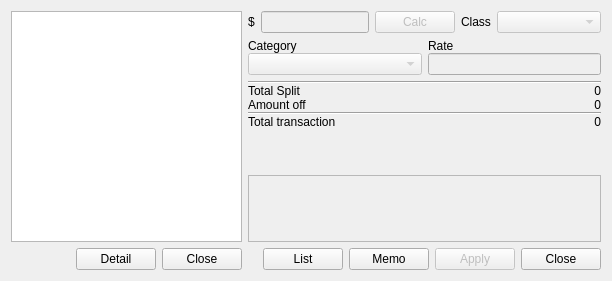
<?xml version="1.0" encoding="UTF-8"?>
<ui version="4.0">
 <class>CSplitTrans</class>
 <widget class="QWidget" name="CSplitTrans">
  <property name="geometry">
   <rect>
    <x>0</x>
    <y>0</y>
    <width>612</width>
    <height>281</height>
   </rect>
  </property>
  <property name="windowTitle">
   <string>Form</string>
  </property>
  <layout class="QHBoxLayout" name="horizontalLayout_5">
   <item>
    <widget class="QWidget" name="pWidgetList" native="true">
     <layout class="QVBoxLayout" name="verticalLayout_4">
      <property name="margin">
       <number>0</number>
      </property>
      <item>
       <widget class="QTableView" name="pTableView">
        <property name="frameShadow">
         <enum>QFrame::Raised</enum>
        </property>
       </widget>
      </item>
      <item>
       <layout class="QHBoxLayout" name="horizontalLayout_4">
        <item>
         <spacer name="horizontalSpacer_2">
          <property name="orientation">
           <enum>Qt::Horizontal</enum>
          </property>
          <property name="sizeHint" stdset="0">
           <size>
            <width>40</width>
            <height>20</height>
           </size>
          </property>
         </spacer>
        </item>
        <item>
         <widget class="QPushButton" name="pPBDetail">
          <property name="text">
           <string>Detail</string>
          </property>
         </widget>
        </item>
        <item>
         <widget class="QPushButton" name="pPBCloseL">
          <property name="text">
           <string>Close</string>
          </property>
         </widget>
        </item>
       </layout>
      </item>
     </layout>
    </widget>
   </item>
   <item>
    <widget class="QWidget" name="pWidgetEdit" native="true">
     <layout class="QVBoxLayout" name="verticalLayout_2">
      <property name="margin">
       <number>0</number>
      </property>
      <item>
       <widget class="QWidget" name="pWidgetControls" native="true">
        <layout class="QVBoxLayout" name="verticalLayout">
         <property name="margin">
          <number>0</number>
         </property>
         <item>
          <layout class="QHBoxLayout" name="horizontalLayout_2">
           <item>
            <widget class="QLabel" name="pLSymbol">
             <property name="text">
              <string>$</string>
             </property>
            </widget>
           </item>
           <item>
            <layout class="QHBoxLayout" name="horizontalLayout">
             <property name="spacing">
              <number>0</number>
             </property>
             <item>
              <widget class="CSignSymbol" name="pSignSymbol" native="true">
               <property name="enabled">
                <bool>false</bool>
               </property>
               <property name="sizePolicy">
                <sizepolicy hsizetype="Fixed" vsizetype="Fixed">
                 <horstretch>0</horstretch>
                 <verstretch>0</verstretch>
                </sizepolicy>
               </property>
              </widget>
             </item>
             <item>
              <widget class="QLineEdit" name="pLEAmount">
               <property name="enabled">
                <bool>false</bool>
               </property>
              </widget>
             </item>
            </layout>
           </item>
           <item>
            <widget class="QPushButton" name="pPBCalc">
             <property name="enabled">
              <bool>false</bool>
             </property>
             <property name="text">
              <string>Calc</string>
             </property>
            </widget>
           </item>
           <item>
            <widget class="QLabel" name="label_6">
             <property name="text">
              <string>Class</string>
             </property>
            </widget>
           </item>
           <item>
            <widget class="QComboBox" name="pCBClass">
             <property name="enabled">
              <bool>false</bool>
             </property>
             <property name="sizePolicy">
              <sizepolicy hsizetype="Expanding" vsizetype="Fixed">
               <horstretch>0</horstretch>
               <verstretch>0</verstretch>
              </sizepolicy>
             </property>
            </widget>
           </item>
          </layout>
         </item>
         <item>
          <layout class="QGridLayout" name="gridLayout_2">
           <property name="verticalSpacing">
            <number>0</number>
           </property>
           <item row="0" column="0">
            <widget class="QLabel" name="label_5">
             <property name="text">
              <string>Category</string>
             </property>
            </widget>
           </item>
           <item row="0" column="1">
            <widget class="QLabel" name="label_4">
             <property name="text">
              <string>Rate</string>
             </property>
            </widget>
           </item>
           <item row="1" column="0">
            <widget class="QComboBox" name="pCBCategory">
             <property name="enabled">
              <bool>false</bool>
             </property>
             <property name="sizePolicy">
              <sizepolicy hsizetype="Expanding" vsizetype="Fixed">
               <horstretch>0</horstretch>
               <verstretch>0</verstretch>
              </sizepolicy>
             </property>
            </widget>
           </item>
           <item row="1" column="1">
            <widget class="QLineEdit" name="pLERate">
             <property name="enabled">
              <bool>false</bool>
             </property>
            </widget>
           </item>
          </layout>
         </item>
         <item>
          <layout class="QGridLayout" name="gridLayout">
           <property name="verticalSpacing">
            <number>0</number>
           </property>
           <item row="0" column="0" colspan="2">
            <widget class="Line" name="line_2">
             <property name="orientation">
              <enum>Qt::Horizontal</enum>
             </property>
            </widget>
           </item>
           <item row="1" column="0">
            <widget class="QLabel" name="label">
             <property name="text">
              <string>Total Split</string>
             </property>
            </widget>
           </item>
           <item row="1" column="1">
            <widget class="QLabel" name="pLTotalSplit">
             <property name="text">
              <string>0</string>
             </property>
             <property name="alignment">
              <set>Qt::AlignRight|Qt::AlignTrailing|Qt::AlignVCenter</set>
             </property>
            </widget>
           </item>
           <item row="2" column="0">
            <widget class="QLabel" name="label_3">
             <property name="text">
              <string>Amount off</string>
             </property>
            </widget>
           </item>
           <item row="2" column="1">
            <widget class="QLabel" name="pLTotalOff">
             <property name="text">
              <string>0</string>
             </property>
             <property name="alignment">
              <set>Qt::AlignRight|Qt::AlignTrailing|Qt::AlignVCenter</set>
             </property>
            </widget>
           </item>
           <item row="3" column="0" colspan="2">
            <widget class="Line" name="line_3">
             <property name="orientation">
              <enum>Qt::Horizontal</enum>
             </property>
            </widget>
           </item>
           <item row="4" column="0">
            <widget class="QLabel" name="label_2">
             <property name="text">
              <string>Total transaction</string>
             </property>
            </widget>
           </item>
           <item row="4" column="1">
            <widget class="QLabel" name="pLTotalTrans">
             <property name="text">
              <string>0</string>
             </property>
             <property name="alignment">
              <set>Qt::AlignRight|Qt::AlignTrailing|Qt::AlignVCenter</set>
             </property>
            </widget>
           </item>
          </layout>
         </item>
         <item>
          <spacer name="verticalSpacer">
           <property name="orientation">
            <enum>Qt::Vertical</enum>
           </property>
           <property name="sizeHint" stdset="0">
            <size>
             <width>20</width>
             <height>40</height>
            </size>
           </property>
          </spacer>
         </item>
        </layout>
       </widget>
      </item>
      <item>
       <widget class="CRichTextEditor" name="pRichTextEditor">
        <property name="enabled">
         <bool>false</bool>
        </property>
        <property name="sizePolicy">
         <sizepolicy hsizetype="Expanding" vsizetype="Expanding">
          <horstretch>0</horstretch>
          <verstretch>0</verstretch>
         </sizepolicy>
        </property>
        <property name="frameShape">
         <enum>QFrame::StyledPanel</enum>
        </property>
        <property name="frameShadow">
         <enum>QFrame::Raised</enum>
        </property>
       </widget>
      </item>
      <item>
       <layout class="QHBoxLayout" name="horizontalLayout_3">
        <item>
         <spacer name="horizontalSpacer">
          <property name="orientation">
           <enum>Qt::Horizontal</enum>
          </property>
          <property name="sizeHint" stdset="0">
           <size>
            <width>40</width>
            <height>20</height>
           </size>
          </property>
         </spacer>
        </item>
        <item>
         <widget class="QPushButton" name="pPBList">
          <property name="text">
           <string>List</string>
          </property>
         </widget>
        </item>
        <item>
         <widget class="QPushButton" name="pPBMemo">
          <property name="text">
           <string>Memo</string>
          </property>
          <property name="checkable">
           <bool>true</bool>
          </property>
         </widget>
        </item>
        <item>
         <widget class="QPushButton" name="pPBApply">
          <property name="enabled">
           <bool>false</bool>
          </property>
          <property name="text">
           <string>Apply</string>
          </property>
         </widget>
        </item>
        <item>
         <widget class="QPushButton" name="pPBClose">
          <property name="text">
           <string>Close</string>
          </property>
         </widget>
        </item>
       </layout>
      </item>
     </layout>
    </widget>
   </item>
  </layout>
 </widget>
 <customwidgets>
  <customwidget>
   <class>CRichTextEditor</class>
   <extends>QFrame</extends>
   <header>richtexteditor.h</header>
   <container>1</container>
  </customwidget>
  <customwidget>
   <class>CSignSymbol</class>
   <extends>QWidget</extends>
   <header>signsymbol.h</header>
   <container>1</container>
  </customwidget>
 </customwidgets>
 <tabstops>
  <tabstop>pTableView</tabstop>
  <tabstop>pPBCloseL</tabstop>
  <tabstop>pPBDetail</tabstop>
  <tabstop>pLEAmount</tabstop>
  <tabstop>pPBCalc</tabstop>
  <tabstop>pCBClass</tabstop>
  <tabstop>pCBCategory</tabstop>
  <tabstop>pLERate</tabstop>
  <tabstop>pPBClose</tabstop>
  <tabstop>pPBApply</tabstop>
  <tabstop>pPBMemo</tabstop>
  <tabstop>pPBList</tabstop>
 </tabstops>
 <resources/>
 <connections/>
</ui>
